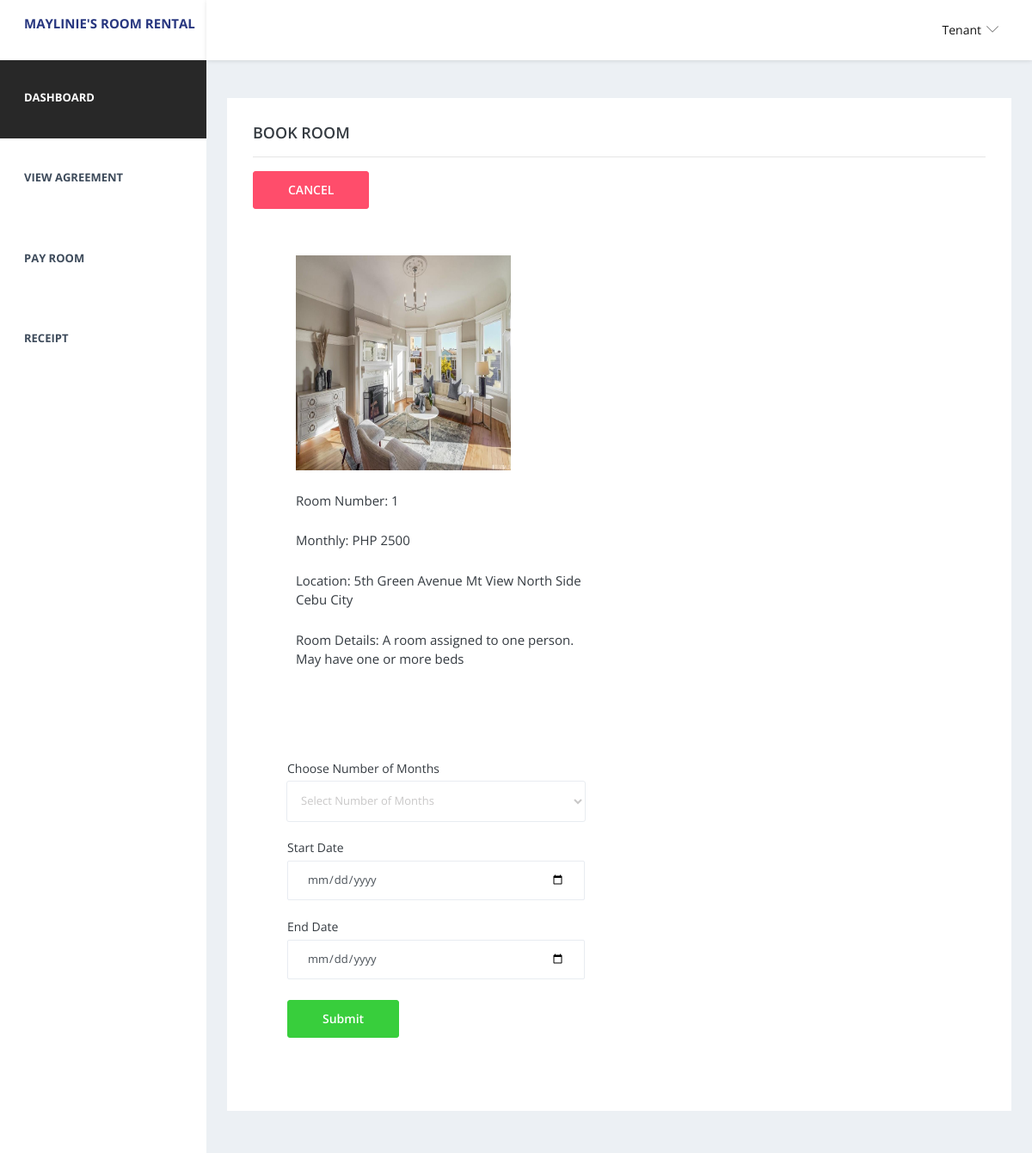
The app's page /login/renter_bookroom.php?roomID=1 with its own data.
### tables this page shows
CREATE TABLE `room_details` (
  `room_id` int(11) NOT NULL,
  `room_number` varchar(250) NOT NULL,
  `room_price` float NOT NULL,
  `location` varchar(250) NOT NULL,
  `room_type` enum('Single','Double','Triple','Quad','Queen','King','Twin','Double-double','Studio') NOT NULL,
  `room_description` varchar(250) NOT NULL,
  `room_img` varchar(250) NOT NULL,
  `room_status` tinyint(1) NOT NULL
);

### login/renter_bookroom.php (the view, shortened to what this page needs)
<!DOCTYPE html>
<html lang="en">
  <head>
    <link rel="stylesheet" href="vendors/simple-line-icons/css/simple-line-icons.css">
    <link rel="stylesheet" href="vendors/flag-icon-css/css/flag-icon.min.css">
    <link rel="stylesheet" href="vendors/css/vendor.bundle.base.css">
    <link rel="stylesheet" href="./vendors/daterangepicker/daterangepicker.css">
    <link rel="stylesheet" href="./vendors/chartist/chartist.min.css">
    <link rel="stylesheet" href="./css/style.css">
   </head>
  <body>
  <?php
  $conn = db();
  ?>
    <div class="container-scroller">
      <nav class="navbar default-layout-navbar col-lg-12 col-12 p-0 fixed-top d-flex flex-row">
        <div class="navbar-brand-wrapper d-flex align-items-center" style="background-color:white">
          <a class="navbar-brand brand-logo" href="#index.html">
              <p style="font-weight: bold">MAYLINIE'S ROOM RENTAL</p>
          </a>
        </div>
        <div class="navbar-menu-wrapper d-flex align-items-center flex-grow-1">
          <ul class="navbar-nav navbar-nav-right ml-auto">
            <li class="nav-item dropdown d-none d-xl-inline-flex user-dropdown">
              <a class="nav-link dropdown-toggle" id="UserDropdown" href="#" data-toggle="dropdown" aria-expanded="false">
                <span class="font-weight-normal"> Tenant </span> </a>
            </li>
          </ul>
        </div>
      </nav>
      <div class="container-fluid page-body-wrapper">
          <nav class="sidebar sidebar-offcanvas" id="sidebar" style="background-color:white">
           <ul class="nav">
            <li class="nav-item nav-category active"><a class="nav-link" href="renter_dashboard.php"><span class="nav-link text-white">DASHBOARD</span></a></li>
            <li class="nav-item nav-category"><a class="nav-link" href="renter_view_agreement.php"><span class="nav-link text-dark">VIEW AGREEMENT</span></a></li>
            <li class="nav-item nav-category"><a class="nav-link" href="renter_pay_room.php"><span class="nav-link text-dark">PAY ROOM</span></a></li>
             <li class="nav-item nav-category"><a class="nav-link" href="renter_receipt.php"><span class="nav-link text-dark">RECEIPT</span></a></li>
           </ul>
        </nav>
        <div class="main-panel">
          <div class="content-wrapper">
            <div class="row">
              <div class="col-lg-12 grid-margin stretch-card">
                <div class="card">
                  <div class="card-body">
                   <h4 class="card-title">BOOK ROOM</h4>
                   <hr>
                    <h4 class="card-description"><a href="renter_dashboard.php" class="btn btn-danger btn-md">CANCEL</a></h4>
                    <div class="col-md-12">
                      <div class="card">
                           <?php
              $roomID = $_GET['roomID'];
              $sqlRoom = "SELECT * FROM room_details WHERE room_id = '$roomID' ";
              $resultRoom = mysqli_query($conn,$sqlRoom);
              while($rowRoom = mysqli_fetch_assoc($resultRoom)) {
                 $image = $rowRoom['room_img'];
                 $number = $rowRoom['room_number'];
                 $price = $rowRoom['room_price'];
                 $location = $rowRoom['location'];
                 $detail = $rowRoom['room_description'];
              }
              ?>
              <div class="col-md-6 grid-margin stretch-card">
                <div class="card">
                  <div class="card-body">
                      <div class="form-group">
                        <img src="../images/<?php echo $image; ?>" class="img-rounded" width="250" height="250">
                      </div>
                      <div class="form-group">
                        <p>Room Number: <?php echo $number ?></p>
                      </div>
                      <div class="form-group">
                        <p>Monthly: PHP <?php echo $price ?></p>
                      </div>
                       <div class="form-group">
                        <p>Location: <?php echo $location ?></p>
                      </div>
                       <div class="form-group">
                        <p>Room Details: <?php echo $detail ?></p>
                      </div>
                  </div>
                </div>
              </div>
                      </div>
                    </div>
             <div class="col-md-6 grid-margin stretch-card">
                <div class="card">
                 <div class="card-body">
                    <form class="forms-sample" method="POST" action="../function/book_room.php" >
                       <div class="form-group">
                        <label for="exampleInputEmail1">Choose Number of Months</label>
                         <select class="form-control" id="select">
                          <option hidden selected="">Select Number of Months</option>
                        </select>
                      </div>
                    <div class="form-group">
                      <label for="exampleInputEmail1">Start Date</label>
                      <input class="form-control" min="<?php echo date('Y-m-d'); ?>" type="date" onchange="setSecondDate();" id="date1" name="startDay">
                    </div>
                     <div class="form-group">
                      <label for="exampleInputEmail1">End Date</label>
                      <input class="form-control" type="date" id="date2" name="endDay">
                    </div>
                      <button type="submit" class="btn btn-success btn-md mr-2" name="bookRoom">Submit</button>
                      </form>
                  </div>
                </div>
              </div>
                  </div>
                </div>
              </div>
            </div>
          </div>
          <footer class="footer">
          </footer>
        </div>
      </div>
    </div>
  </body>
</html>

### records on screen
room_details: room_img (picture), room_number "1", room_price "2500", location "5th Green Avenue Mt View North Side Cebu City", room_description "A room assigned to one person. May have one or more beds"
